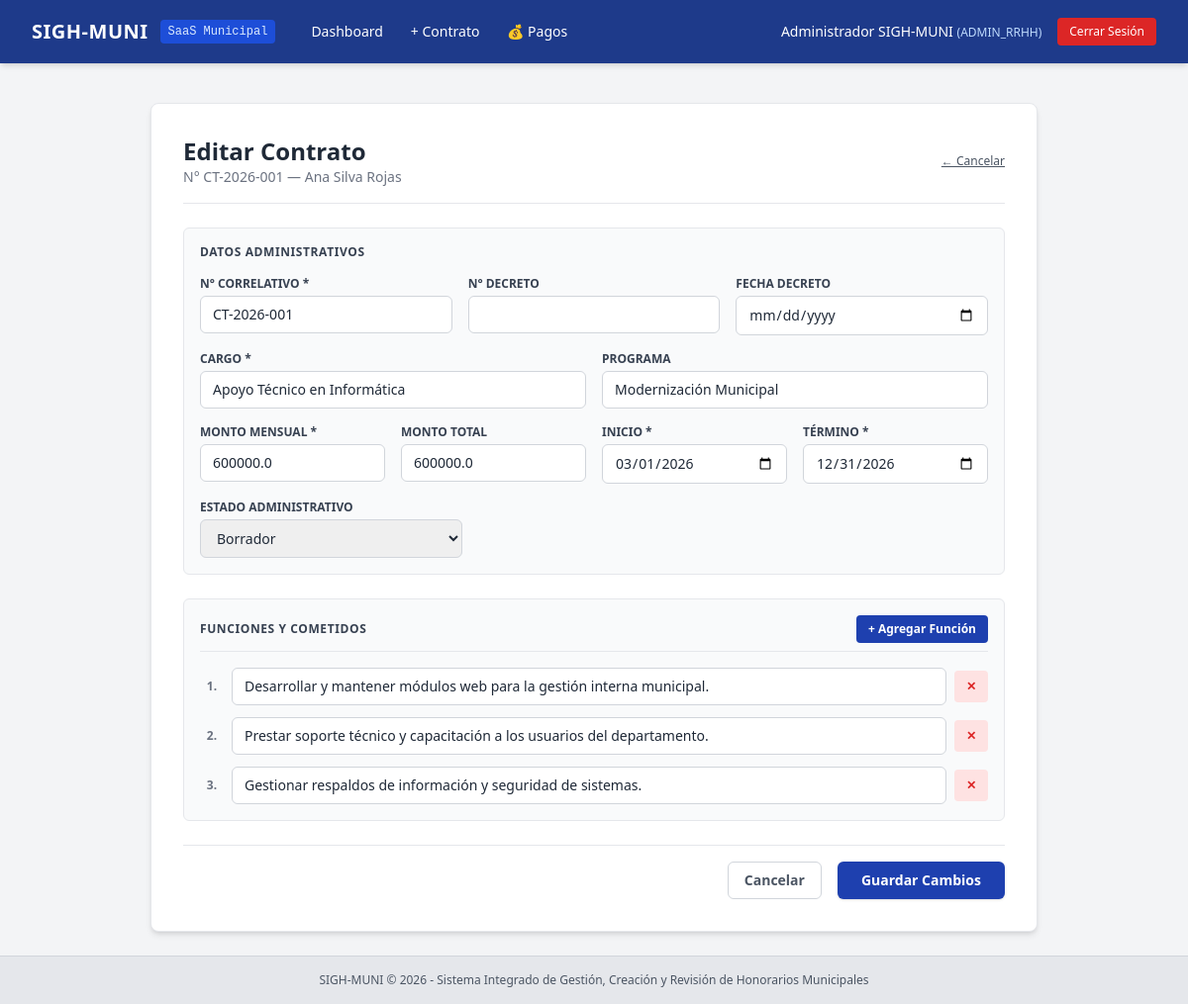
Page /contracts/1/edit (signed in) on the earlier database version.
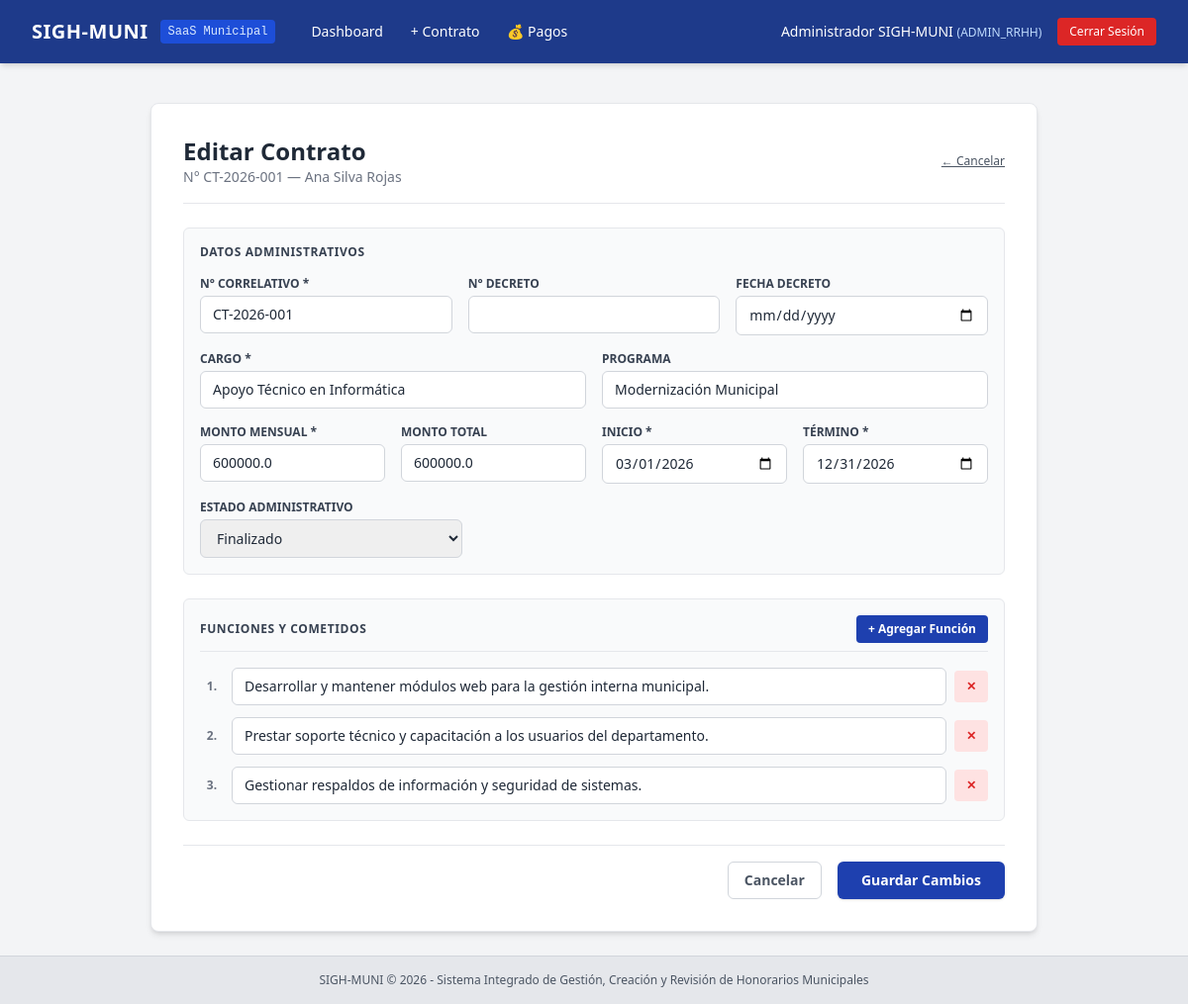
Same page on the later database version.
### app/models/contract.py (models this page shows, shortened)
class Contract(db.Model):
    __tablename__ = 'contracts'
    id = db.Column(db.Integer, primary_key=True)
    provider_id = db.Column(db.Integer, db.ForeignKey('service_providers.id'), nullable=False)
    department_id = db.Column(db.Integer, db.ForeignKey('departments.id'), nullable=False)
    creation_type = db.Column(db.String(50), default='CREADO')
    contract_number = db.Column(db.String(50), unique=True, nullable=False)
    decline_number = db.Column(db.String(50), nullable=True)
    decline_date = db.Column(db.Date, nullable=True)
    position_title = db.Column(db.String(150), nullable=False)
    program_name = db.Column(db.String(150), nullable=True)
    monthly_amount_gross = db.Column(db.Float, nullable=False)
    total_contract_amount = db.Column(db.Float, nullable=False)
    start_date = db.Column(db.Date, nullable=False)
    end_date = db.Column(db.Date, nullable=False)
    pdf_file_path = db.Column(db.String(255), nullable=True)
    ocr_processed = db.Column(db.Integer, default=0)
    status = db.Column(db.String(30), default='BORRADOR')
    created_at = db.Column(db.DateTime, default=datetime.utcnow)
    provider = db.relationship('ServiceProvider', back_populates='contracts', lazy=True)
    department = db.relationship('Department', backref=db.backref('department_contracts', lazy=True))
    functions = db.relationship('ContractFunction', backref='contract', cascade='all, delete-orphan', lazy=True,
                                order_by='ContractFunction.function_order')
    payments = db.relationship('MonthlyPayment', back_populates='contract', lazy=True, cascade='all, delete-orphan')

### app/routes/contract_builder.py (the view, shortened to what this page needs)
@contract_builder_bp.route('/<int:contract_id>/edit', methods=['GET', 'POST'])
@login_required
@role_required('ADMIN_RRHH', 'SUPERADMIN', 'JEFE_DEPTO')
def edit(contract_id):
    contract = Contract.query.get_or_404(contract_id)
    providers = ServiceProvider.query.order_by(ServiceProvider.paternal_last_name).all()
    departments = Department.query.filter_by(is_active=1).all()
    return render_template('contracts/edit.html', contract=contract, providers=providers, departments=departments)

### app/__init__.py (called while the page is built)
def create_app(config_class=Config):
    app = Flask(__name__)
    app.config.from_object(config_class)
    os.makedirs(app.config['UPLOAD_FOLDER'], exist_ok=True)
    db.init_app(app)
    migrate.init_app(app, db)
    if 'sqlite' in app.config['SQLALCHEMY_DATABASE_URI']:
        from sqlalchemy import event
        from sqlalchemy.engine import Engine
        @event.listens_for(Engine, "connect")
        def set_sqlite_pragma(dbapi_connection, connection_record):
            cursor = dbapi_connection.cursor()
            cursor.execute("PRAGMA foreign_keys=ON;")
            cursor.close()
    from app.auth.routes import auth_bp
    app.register_blueprint(auth_bp, url_prefix='/auth')
    from app.routes import register_routes
    register_routes(app)
    return app

### app/auth/utils.py (called while the page is built)
def login_required(f):
    @wraps(f)
    def decorated_function(*args, **kwargs):
        if 'user_id' not in session:
            flash('Debes iniciar sesión para acceder a esta sección.', 'warning')
            return redirect(url_for('auth.login', next=request.url))
        return f(*args, **kwargs)
    return decorated_function

### app/templates/contracts/edit.html (shortened to what the changed rows need)
{% extends "base.html" %}
{% block content %}
<div class="max-w-4xl mx-auto bg-white p-8 rounded-lg shadow-md border border-gray-200">
    <div class="border-b border-gray-200 pb-4 mb-6 flex justify-between items-center">
        <div>
            <h1 class="text-2xl font-bold text-gray-800">Editar Contrato</h1>
            <p class="text-sm text-gray-500">N° {{ contract.contract_number }} — {{ contract.provider.full_name }}</p>
        </div>
    </div>
    <form method="POST" class="space-y-6">
        <div class="bg-gray-50 p-4 rounded-md border border-gray-200 space-y-4">
            <h2 class="text-xs font-bold text-gray-700 uppercase tracking-wider">Datos Administrativos</h2>
            <div class="grid grid-cols-1 md:grid-cols-3 gap-4">
                <div>
                    <label class="block text-xs font-semibold text-gray-700 uppercase mb-1">N° Correlativo *</label>
                    <input type="text" name="contract_number" value="{{ contract.contract_number }}" required class="w-full px-3 py-2 border border-gray-300 rounded-md text-sm">
                </div>
            </div>
            <div class="grid grid-cols-1 md:grid-cols-2 gap-4">
                <div>
                    <label class="block text-xs font-semibold text-gray-700 uppercase mb-1">Cargo *</label>
                    <input type="text" name="position_title" value="{{ contract.position_title }}" required class="w-full px-3 py-2 border border-gray-300 rounded-md text-sm">
                </div>
                <div>
                    <label class="block text-xs font-semibold text-gray-700 uppercase mb-1">Programa</label>
                    <input type="text" name="program_name" value="{{ contract.program_name or '' }}" class="w-full px-3 py-2 border border-gray-300 rounded-md text-sm">
                </div>
            </div>
            <div class="grid grid-cols-1 md:grid-cols-4 gap-4">
                <div>
                    <label class="block text-xs font-semibold text-gray-700 uppercase mb-1">Monto Mensual *</label>
                    <input type="number" step="0.01" name="monthly_amount_gross" value="{{ contract.monthly_amount_gross }}" required class="w-full px-3 py-2 border border-gray-300 rounded-md text-sm">
                </div>
                <div>
                    <label class="block text-xs font-semibold text-gray-700 uppercase mb-1">Monto Total</label>
                    <input type="number" step="0.01" name="total_contract_amount" value="{{ contract.total_contract_amount }}" class="w-full px-3 py-2 border border-gray-300 rounded-md text-sm">
                </div>
                <div>
                    <label class="block text-xs font-semibold text-gray-700 uppercase mb-1">Inicio *</label>
                    <input type="date" name="start_date" value="{{ contract.start_date.strftime('%Y-%m-%d') }}" required class="w-full px-3 py-2 border border-gray-300 rounded-md text-sm">
                </div>
                <div>
                    <label class="block text-xs font-semibold text-gray-700 uppercase mb-1">Término *</label>
                    <input type="date" name="end_date" value="{{ contract.end_date.strftime('%Y-%m-%d') }}" required class="w-full px-3 py-2 border border-gray-300 rounded-md text-sm">
                </div>
            </div>
            <div>
                <label class="block text-xs font-semibold text-gray-700 uppercase mb-1">Estado Administrativo</label>
                <select name="status" class="w-full md:w-1/3 px-3 py-2 border border-gray-300 rounded-md text-sm">
                    <option value="BORRADOR" {% if contract.status == 'BORRADOR' %}selected{% endif %}>Borrador</option>
                    <option value="FINALIZADO" {% if contract.status == 'FINALIZADO' %}selected{% endif %}>Finalizado</option>
                </select>
            </div>
        </div>
        <div class="bg-gray-50 p-4 rounded-md border border-gray-200 space-y-4">
            <div class="flex justify-between items-center border-b border-gray-200 pb-2">
                <h2 class="text-xs font-bold text-gray-700 uppercase tracking-wider">Funciones y Cometidos</h2>
            </div>
        </div>
    </form>
</div>
{% endblock %}

Differences in the rows shown:
changed Contract "Apoyo Técnico en Informática": status "Borrador" → "Finalizado"
